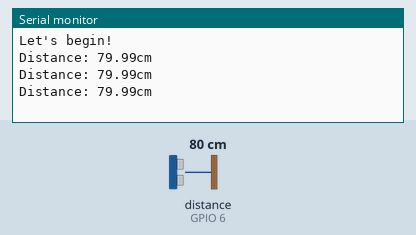
Simulated run of this sketch. Board: ESP32-S3. Parts: the last lines printed to the serial monitor. Wiring (inferred from the names in the program): ultrasonic range finder: trigger GPIO 5; echo GPIO 6. The inputs (shaded band) are chosen by the test bench; at power-on: distance to the obstacle (sensor on GPIO 6) 80 cm. The echo pulse lasts 58.3 µs per cm.

Above: at 1.2 s.
1.3 s: distance to the obstacle (sensor on GPIO 6) set to 2 cm
At 1.88 s:
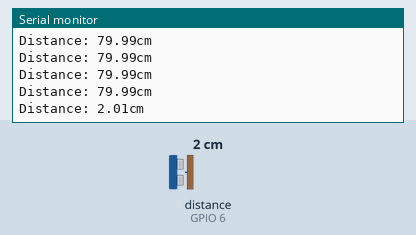
2.8 s: distance to the obstacle (sensor on GPIO 6) set to 4 cm
At 3.08 s:
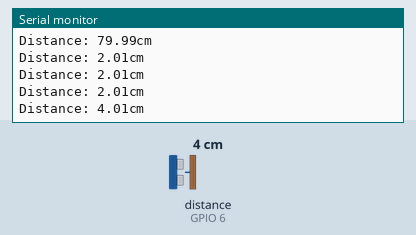
Timing chart, 0 to 5.8 s (numbered marks = the images above; inputs shaded):
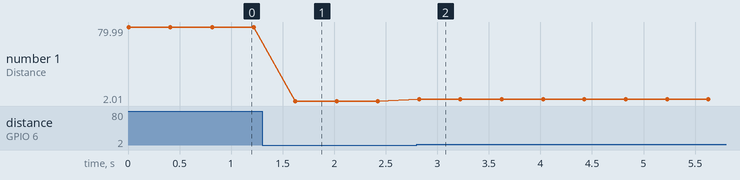

Measured:
- after the input at 1.3 s, the serial monitor: prints a new line after 0.32 s (image 1)
- after the input at 2.8 s, the serial monitor: prints a new line at once (image 2)
- plotted number 1: 79.99 → 2.01 after the input at 1.3 s, 2.01 → 4.01 after the input at 2.8 s

The sketch:

ultrasonic1.ino
```cpp
#define TRIG_PIN 5
#define ECHO_PIN 6
#define MAX_DISTANCE 400

void setup() {
    Serial.begin(112500);
    pinMode(TRIG_PIN, OUTPUT);
    pinMode(ECHO_PIN, INPUT);
    digitalWrite(TRIG_PIN, LOW);
    Serial.println("Let's begin!");
}

void loop() {
    digitalWrite(TRIG_PIN, HIGH);
    delayMicroseconds(10);
    digitalWrite(TRIG_PIN, LOW);
    long duration = pulseIn(ECHO_PIN, HIGH);
    float distance = (duration * 0.0343) / 2;
    Serial.printf("Distance: %.02fcm\n", distance);
    delay(400);
}
```
